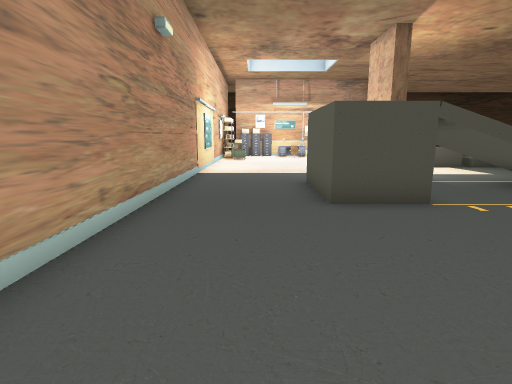
View 1 (above)

18 first-person views from a walk through a level from a Godot 3-D game. The camera is 1.3 m above the floor, tilts 10° down and sees 80° across. The floor is counted in squares, 1 m on a side. Each view is taken from the middle of a square. On the plan, view 1 faces up. The plan holds only what a view shows up to about 14 squares ahead; the rest is blank.

View 2
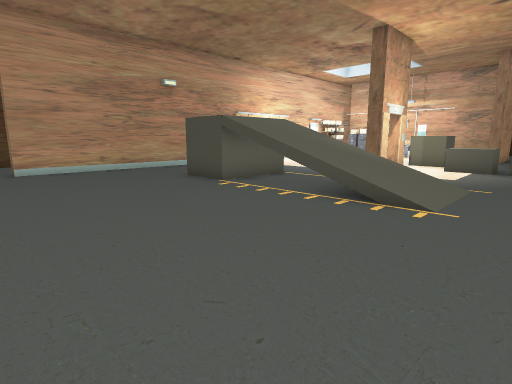

View 3
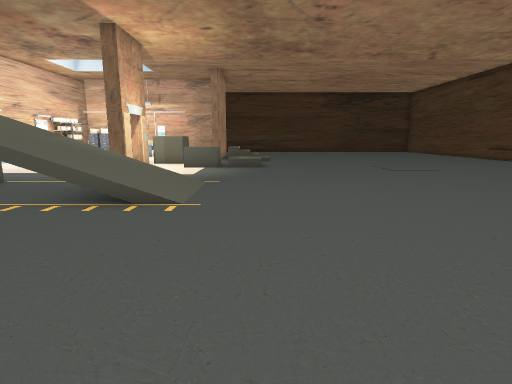

View 4
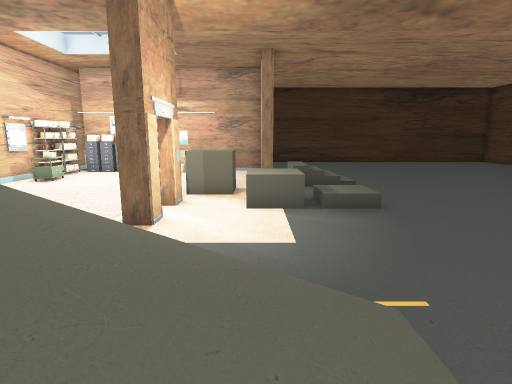

View 5
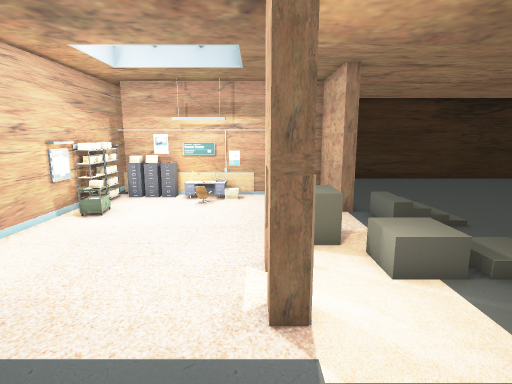

View 6
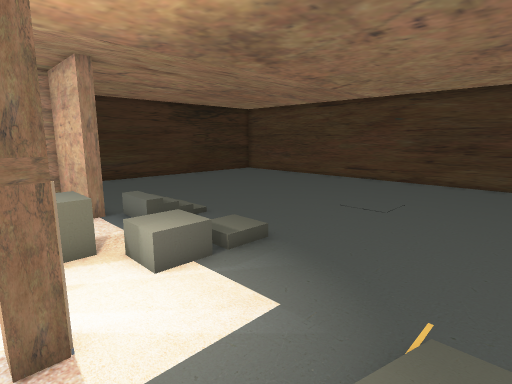

View 7
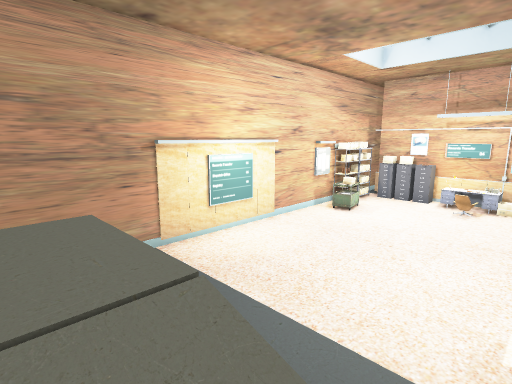

View 8
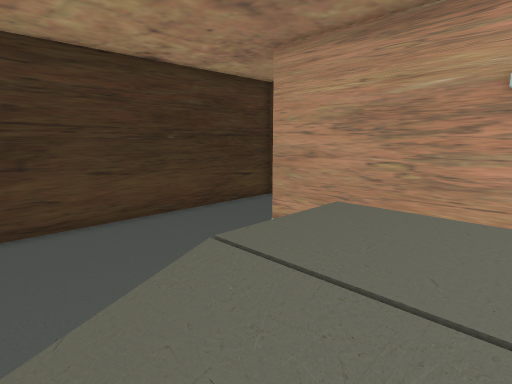

View 9
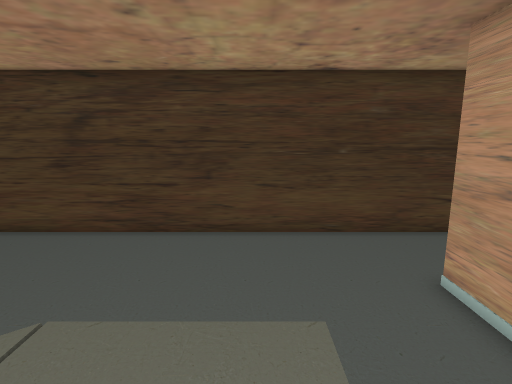

View 10
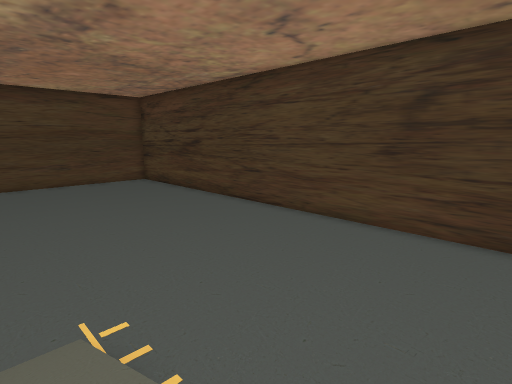

View 11
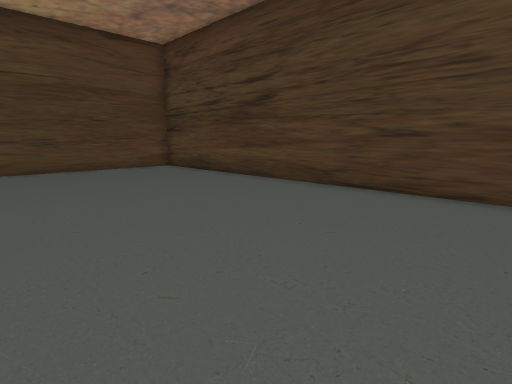

View 12
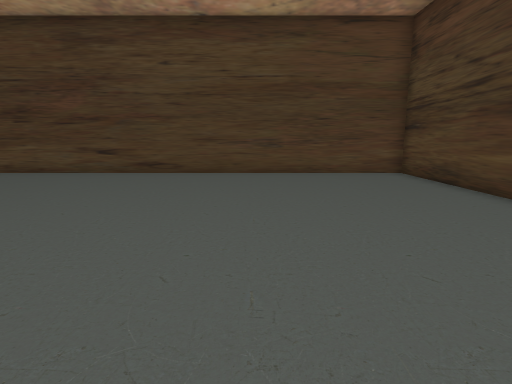

View 13
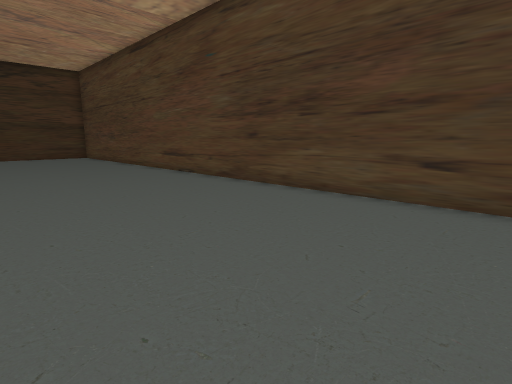

View 14
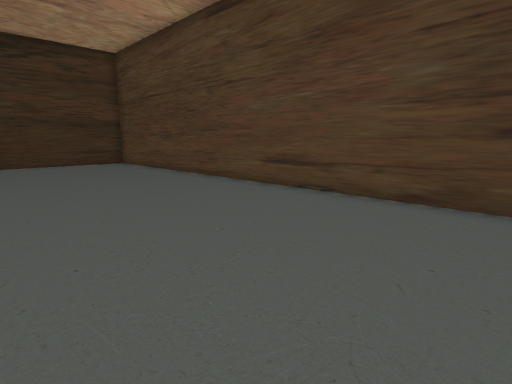

View 15
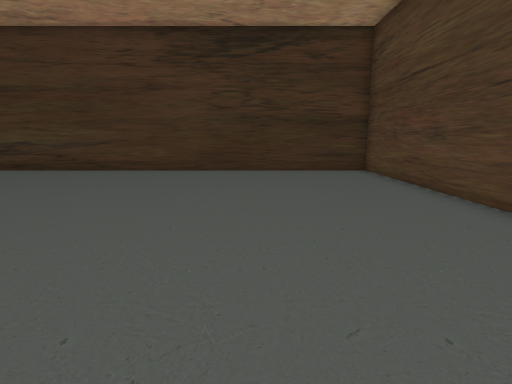

View 16
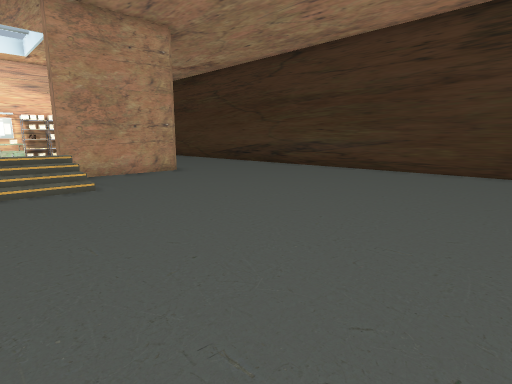

View 17
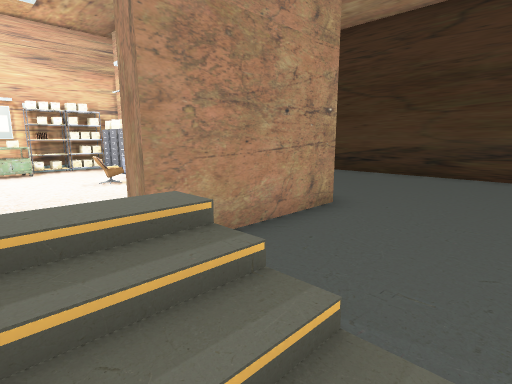

View 18
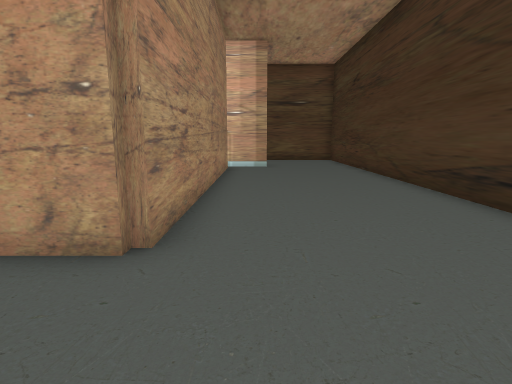

### Floor plan
Key: @ floor where view 1 was taken; # wall or solid block; x gap in a wall; . main floor; : floor 2 m higher than the main floor; / step, stairs or slope; = window, fence, low wall or low ledge; ^ raised ledge; S shelf; T trolley; C chair; A cabinet; E desk; O other object.
Columns run from 5 left of view 1 to 26 right of it. Each row starts with its distance up from view 1.
 30    #############################
 29    ............................#
 28    ............................#
 27    ............................#
 26    ............................#
 25    #...........................#
 24    #...........................#
 23    #AOA########................#
 22    O... E..   #................#
 21    S....C..   #................#
 20    #O......   #................#
 19    #T...... ...///.............#
 18    #....... ...///.............#
 17    #.......^^..................#
 16    #.......^^.......... .......#
 15    #.........^^//...... .......#
 14    #......#..^^//..............#
 13    #......x....................#
 12    #......#....................#
 11    #...........................#
 10    #...........................#
  9    #...#.///==/................#
  8    #...:://////................#
  7    #...:://////................#
  6    #...:://////................#
  5    #...........................#
  4    #...........................#
  3    #...........................#
  2    #...........................#
  1  ..............................#
  0  ....@.........................#
 -1 ...............................#
 -2 ...............................#
 -3 ################################

Positions as (right, up) in squares from view 1, and headings:
1: (0, 0), facing up
2: (11, 0), facing up-left
3: (11, 0), facing up
4: (8, 6), facing up
5: (5, 8), facing up
6: (5, 8), facing up-right
7: (5, 8), facing up-left
8: (5, 8), facing down-left
9: (2, 8), facing down
10: (5, 7), facing down-right
11: (12, 5), facing down-right
12: (14, 3), facing right
13: (19, 7), facing up-right
14: (19, 13), facing up-right
15: (21, 17), facing up
16: (20, 17), facing up-left
17: (12, 18), facing up-left
18: (12, 25), facing left
